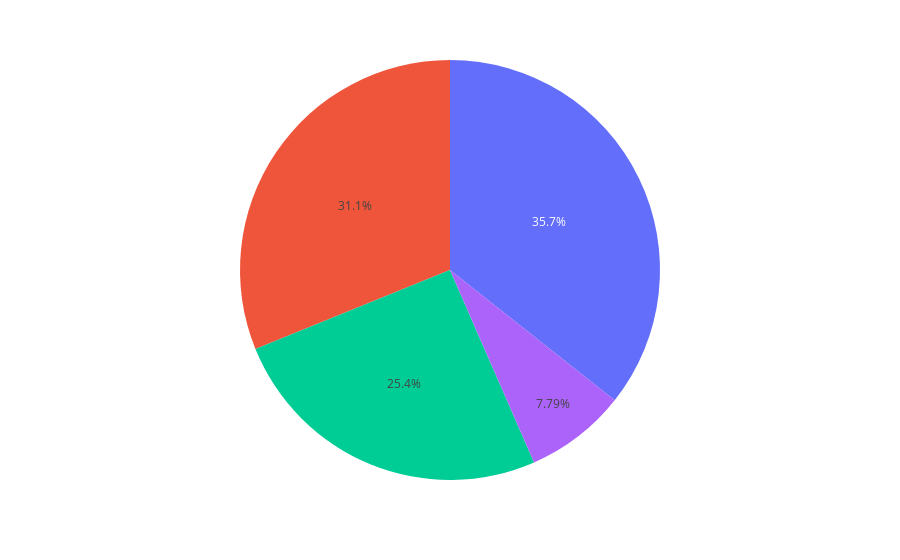

Notebook code cell kept with this figure:
### Code cell
pltx.pie(values=df.day.value_counts())

### Figure 1 — Plotly figure (JSON) as saved in the notebook; plotly's stock layout.template omitted (floating-point values rounded to 4 significant figures)
{"data": [{"domain": {"x": [0, 1], "y": [0, 1]}, "hovertemplate": "value=%{value}<extra></extra>", "legendgroup": "", "name": "", "showlegend": false, "type": "pie", "values": [87, 76, 62, 19]}], "layout": {"legend": {"tracegroupgap": 0}, "margin": {"t": 60}}}
